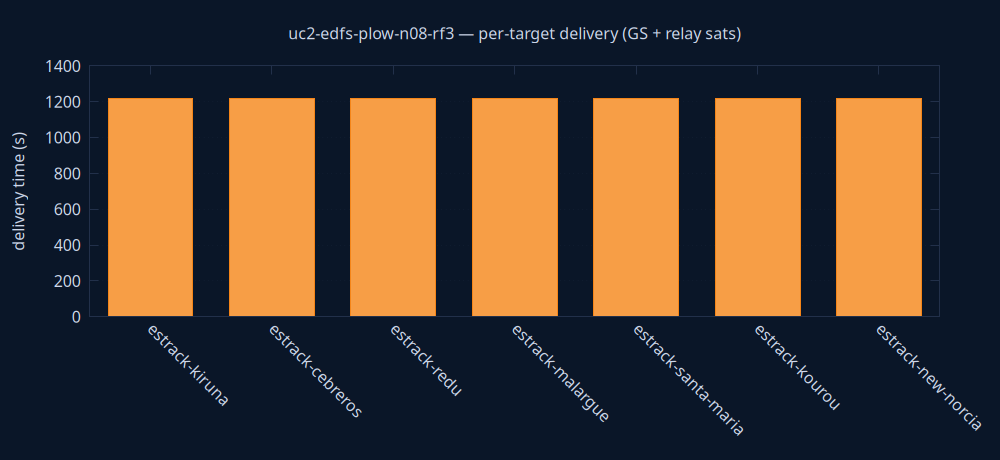

Source code (gnuplot):
set terminal pngcairo size 1000,460 background rgb '#0a1628'
set output 'delivery.png'
set style fill solid 0.8
set boxwidth 0.7 relative
set border lc rgb '#22304a'
set grid ytics lc rgb '#22304a'
set yrange [0:*]
set ylabel 'delivery time (s)' textcolor rgb '#cdd7ea'
set xtics rotate by -45 textcolor rgb '#cdd7ea'
set ytics textcolor rgb '#cdd7ea'
set title 'uc2-edfs-plow-n08-rf3 — per-target delivery (GS + relay sats)' textcolor rgb '#cdd7ea'
plot 'delivery.dat' using 0:2:3:xtic(1) with boxes lc rgb variable notitle
